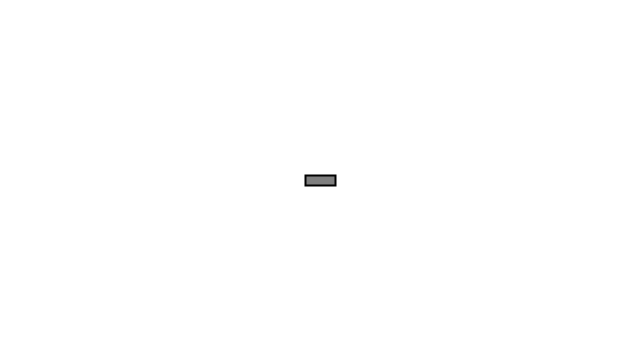
Frame 1 (no input)
Frame 60 (the mouse pressed at the canvas centre just before this capture): identical to frame 1, image omitted
Frame 120 (the mouse held since frame 60 and released just before this capture): identical to frame 1, image omitted

The Processing sketch that drew this single still picture (run headless with seeded random() and noise(); from frame 60 on, the mouse is pressed at the canvas centre):

// Processing sketch: exercise_3
// ── exercise_3.pde
Car car;

void setup() {
  size(640, 360);
  car = new Car(width/2, height/2);
}

void draw() {
  background(255); 

  car.update();
  car.checkEdges();
  car.display();
}

void keyPressed() {
  if (key == CODED && keyCode == LEFT) {
    car.turnLeft();
  }
  if (key == CODED && keyCode == RIGHT) {
    car.turnRight();
  }
}
// ── Car.pde
class Car {
  PVector position;
  PVector velocity;
  PVector acceleration;
  float angle;
  float angleStep;
  float topspeed;

  Car(float x, float y) {
    position = new PVector(x, y);
    velocity = new PVector();
    acceleration = new PVector();
    angle = 0;
    angleStep = 4;
    topspeed = 4;
  } 

  void update() { 
    velocity.add(acceleration);
    velocity.limit(topspeed);
    position.add(velocity);
    acceleration.mult(0);
  }

  void applyForce() {
    PVector dir = PVector.fromAngle(radians(angle));
    dir.normalize();
    dir.mult(0.5);
    acceleration = dir;
  }

  void turnLeft() {
    angle -= angleStep;
    if (angle < 0) {
      angle = 359;
    }
    applyForce();
  }

  void turnRight() {
    angle += angleStep;
    if (angle > 360) {
      angle = 0;
    }
    applyForce();
  }

  void display() {
    stroke(0);
    strokeWeight(2);
    fill(127);

    pushMatrix();

    rectMode(CENTER);
    translate(position.x, position.y);
    rotate(velocity.heading());
    rect(0, 0, 30, 10);

    popMatrix();
  }

  void checkEdges() {
    if (position.x > width) {
      position.x = 0;
    } else if (position.x < 0) {
      position.x = width;
    }

    if (position.y > height) {
      position.y = 0;
    } else if (position.y < 0) {
      position.y = height;
    }
  }
}
